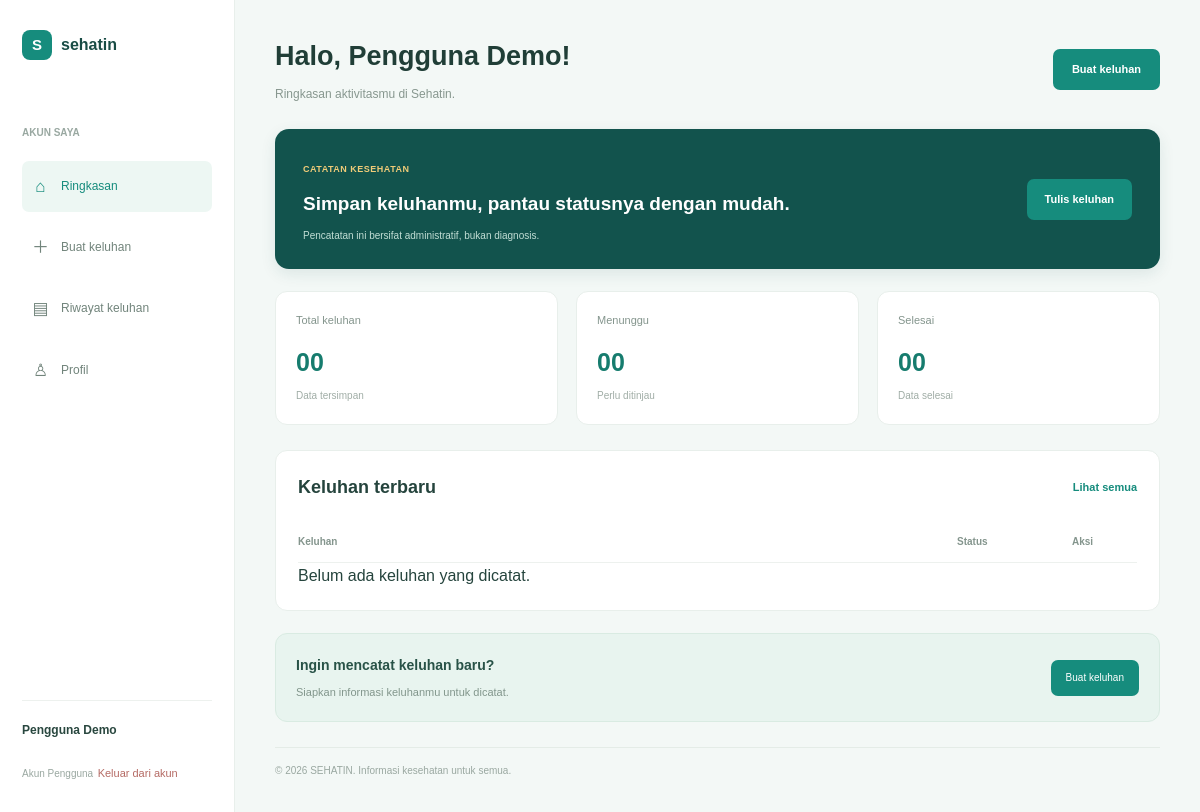
/user/dashboard.php (signed in), run on an earlier commit of the app's database.
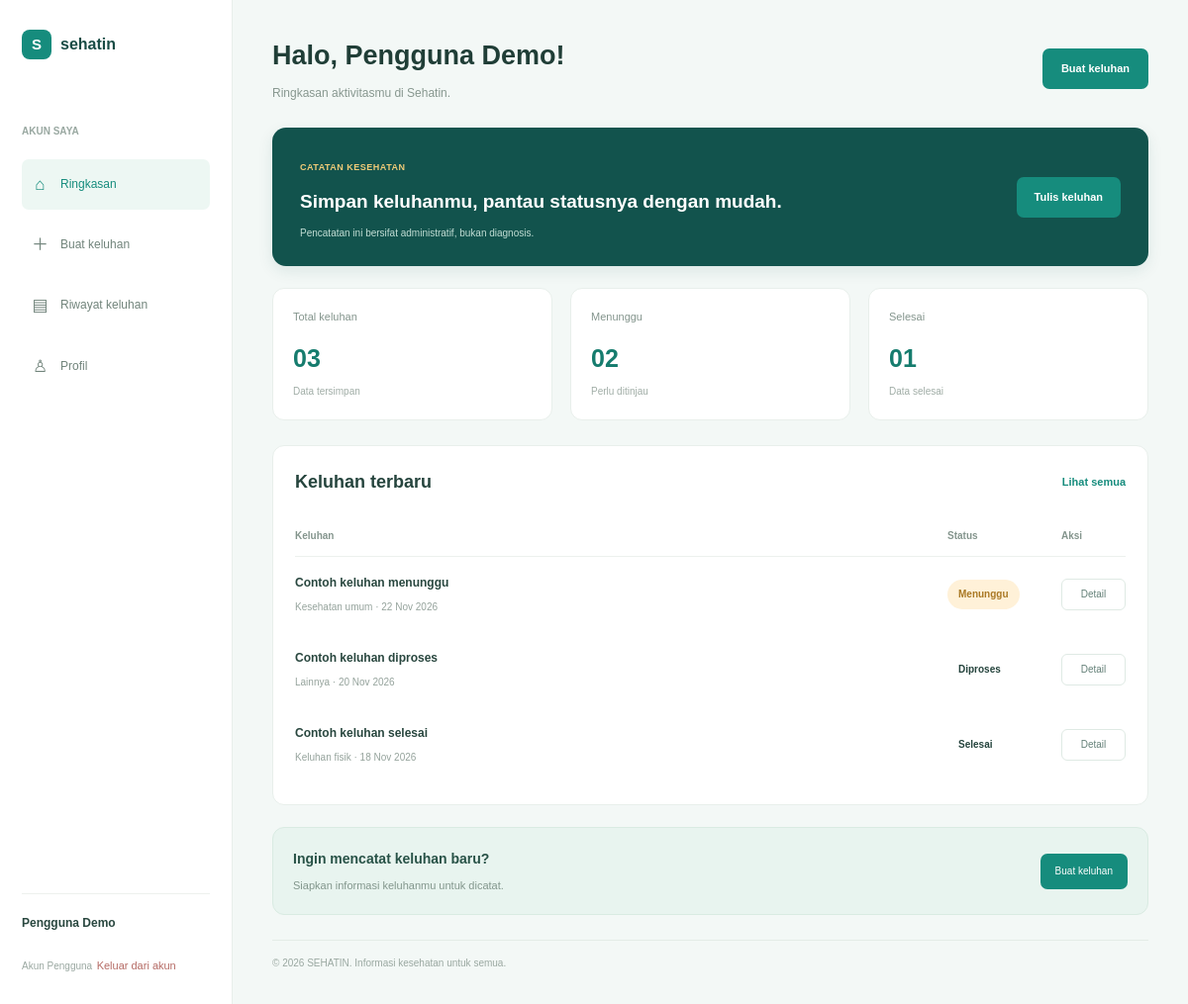
And on a later commit of the database.
### tables this page shows
CREATE TABLE IF NOT EXISTS complaints (
    id INT AUTO_INCREMENT PRIMARY KEY,
    user_id INT NOT NULL,
    category_id INT NOT NULL,
    title VARCHAR(150) NOT NULL,
    description TEXT NOT NULL,
    status ENUM('Menunggu', 'Diproses', 'Selesai')
        NOT NULL DEFAULT 'Menunggu',
    admin_note TEXT NULL,
    created_at DATETIME NOT NULL DEFAULT CURRENT_TIMESTAMP,
    updated_at DATETIME NULL,

    CONSTRAINT fk_complaints_user
        FOREIGN KEY (user_id)
        REFERENCES users(id)
        ON UPDATE CASCADE ON DELETE RESTRICT,

    CONSTRAINT fk_complaints_category
        FOREIGN KEY (category_id)
        REFERENCES complaint_categories(id)
        ON UPDATE CASCADE ON DELETE RESTRICT
);

CREATE TABLE IF NOT EXISTS complaint_categories (
    id INT AUTO_INCREMENT PRIMARY KEY,
    name VARCHAR(100) NOT NULL UNIQUE
);

### user/dashboard.php (the view, shortened to what the changed rows need)
<?php
require_once __DIR__ . "/../config/database.php";
$userId = (int) $_SESSION["user_id"];
$userName = $_SESSION["name"]
    ?? $_SESSION["username"]
    ?? "Pengguna";
$totalComplaints = 0;
$pendingComplaints = 0;
$completedComplaints = 0;
$sqlStats = "SELECT
    COUNT(*) AS total,
    SUM(status IN ('Menunggu', 'Diproses')) AS pending,
    SUM(status = 'Selesai') AS completed
FROM complaints
WHERE user_id = ?";
$stmtStats = $conn->prepare($sqlStats);
if ($stmtStats) {
    $stmtStats->bind_param("i", $userId);
    $stmtStats->execute();
    $stmtStats->bind_result(
        $total,
        $pending,
        $completed
    );
    if ($stmtStats->fetch()) {
        $totalComplaints = (int) $total;
        $pendingComplaints = (int) $pending;
        $completedComplaints = (int) $completed;
    }
}
$recentComplaints = [];
$sqlRecent = "SELECT
    c.id,
    c.title,
    cc.name AS category,
    DATE_FORMAT(c.created_at, '%d %b %Y') AS date,
    c.status
FROM complaints c
JOIN complaint_categories cc
    ON c.category_id = cc.id
WHERE c.user_id = ?
ORDER BY c.created_at DESC
LIMIT 5";
$stmtRecent = $conn->prepare($sqlRecent);
if ($stmtRecent) {
    $stmtRecent->bind_param("i", $userId);
    $stmtRecent->execute();
    $stmtRecent->bind_result(
        $complaintId,
        $complaintTitle,
        $complaintCategory,
        $complaintDate,
        $complaintStatus
    );
    while ($stmtRecent->fetch()) {
        $recentComplaints[] = [
            "id" => $complaintId,
            "title" => $complaintTitle,
            "category" => $complaintCategory,
            "date" => $complaintDate,
            "status" => $complaintStatus
        ];
    }
}
function e($value)
{
    return htmlspecialchars(
        (string) $value,
        ENT_QUOTES,
        "UTF-8"
    );
}
function complaintStatusClass($status)
{
    if ($status === "Menunggu") {
        return "waiting";
    }
    if ($status === "Diproses") {
        return "processing";
    }
    return "completed";
}
?>
<!DOCTYPE html>
<html lang="id">
<head>
    <link rel="stylesheet" href="../assets/css/reset.css">
    <link rel="stylesheet" href="../assets/css/style.css">
    <link rel="stylesheet" href="../assets/css/user-dashboard.css">
</head>
<body class="user-dashboard">
    <div class="dashboard-layout">
        <main class="dashboard-main">
            <header class="dashboard-header">
                <div class="dashboard-welcome">
                    <h1>
                        Halo, <?= htmlspecialchars($userName, ENT_QUOTES, 'UTF-8') ?>!
                    </h1>
                </div>
            </header>
            <section class="dashboard-banner">
                <div class="banner-content">
                    <h2>
                        Simpan keluhanmu, pantau statusnya dengan mudah.
                    </h2>
                </div>
            </section>
            <section class="dashboard-statistics">
                <article class="stat-card">
                    <span class="stat-label">
                        Total keluhan
                    </span>
                    <h2>
                        <?= sprintf('%02d', $totalComplaints) ?>
                    </h2>
                    <p>Data tersimpan</p>
                </article>
                <article class="stat-card">
                    <span class="stat-label">
                        Menunggu
                    </span>
                    <h2>
                        <?= sprintf('%02d', $pendingComplaints) ?>
                    </h2>
                    <p>Perlu ditinjau</p>
                </article>
                <article class="stat-card">
                    <span class="stat-label">
                        Selesai
                    </span>
                    <h2>
                        <?= sprintf('%02d', $completedComplaints) ?>
                    </h2>
                    <p>Data selesai</p>
                </article>
            </section>
            <section class="recent-complaints" id="riwayat-keluhan">
                <div class="section-heading">
                    <h2>Keluhan terbaru</h2>
                </div>
                <div class="complaint-table">
                    <div class="complaint-table-header">
                        <span>Keluhan</span>
                        <span>Status</span>
                        <span>Aksi</span>
                    </div>
                    <?php if (empty($recentComplaints)): ?>
                        <p>Belum ada keluhan yang dicatat.</p>
                    <?php else: ?>
                        <?php foreach ($recentComplaints as $complaint): ?>
                            <div class="complaint-row">
                                <div class="complaint-information">
                                    <strong>
                                        <?= e($complaint['title']) ?>
                                    </strong>
                                    <p>
                                        <?= e($complaint['category']) ?>
                                        <span>·</span>
                                        <?= e($complaint['date']) ?>
                                    </p>
                                </div>
                                <span class="complaint-status <?= e(complaintStatusClass($complaint['status'])) ?>">
                                    <?= e($complaint['status']) ?>
                                </span>
                                <a
                                    href="complaints/detail.php?id=<?= (int) $complaint['id'] ?>"
                                    class="complaint-detail"
                                >
                                    Detail
                                </a>
                            </div>
                        <?php endforeach; ?>
                    <?php endif; ?>
                </div>
            </section>
            <section class="dashboard-quick-action" id="buat-keluhan">
                <div>
                    <h2>Ingin mencatat keluhan baru?</h2>
                </div>
            </section>
        </main>
    </div>
</body>
</html>

What changed in the data, as far as the page shows it:
added complaints: title "Contoh keluhan menunggu", category.name "Kesehatan umum", date "22 Nov 2026", status "Menunggu"
added complaints: title "Contoh keluhan diproses", category.name "Lainnya", date "20 Nov 2026", status "Diproses"
added complaints: title "Contoh keluhan selesai", category.name "Keluhan fisik", date "18 Nov 2026", status "Selesai"
Also different on the page:
$totalComplaints: "00" → "03"
$pendingComplaints: "00" → "02"
$completedComplaints: "00" → "01"
text no longer shown: "Belum ada keluhan yang dicatat."
